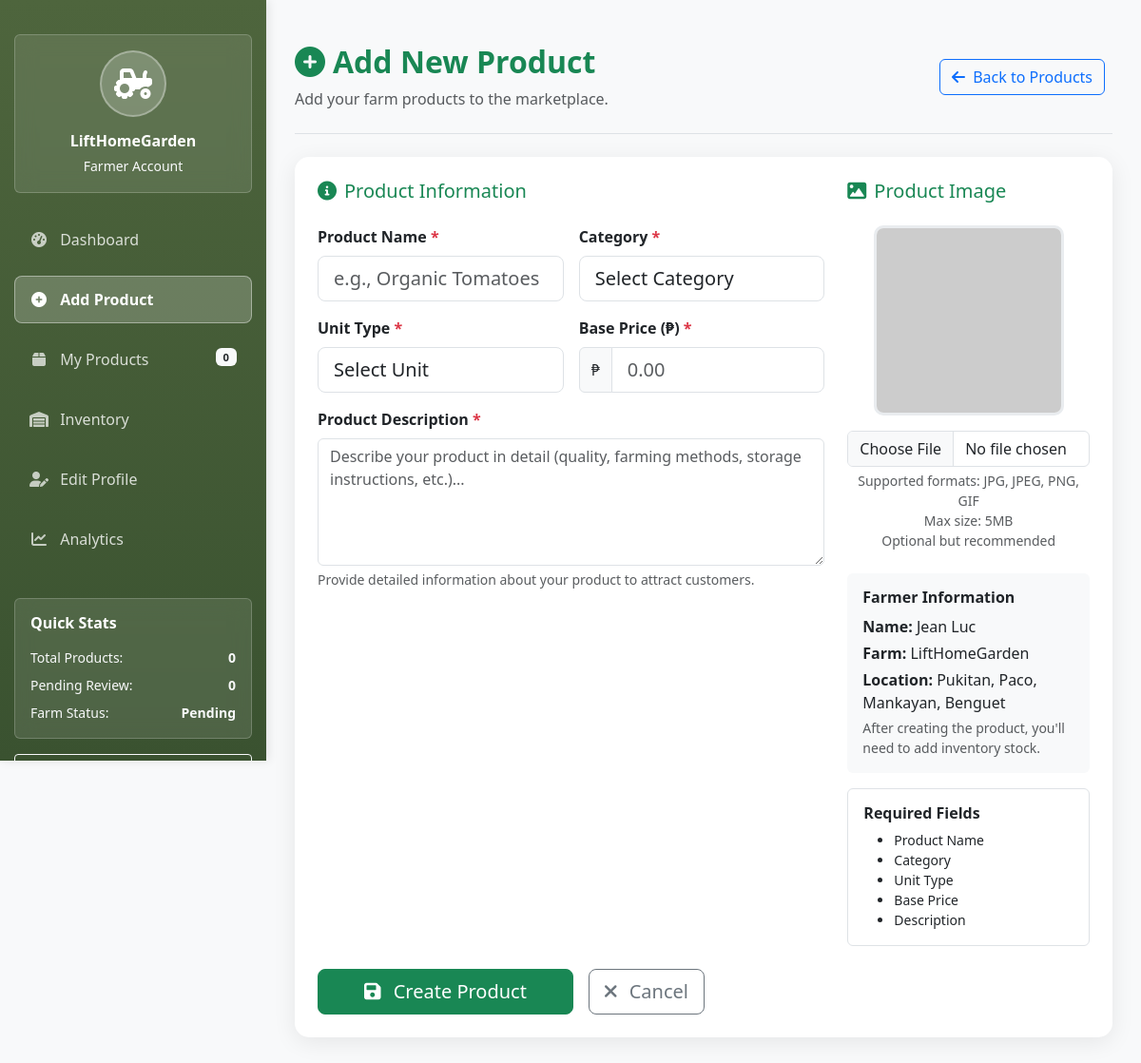
The page /Pages/farmer/add_product.php (signed in) on the database its author committed.
### tables this page shows
CREATE TABLE `farmer_profiles` (
  `profile_id` int(11) NOT NULL,
  `user_id` int(11) NOT NULL,
  `farm_name` varchar(255) DEFAULT NULL,
  `farm_location` varchar(255) DEFAULT NULL,
  `farm_size` decimal(10,2) DEFAULT NULL CHECK (`farm_size` >= 0),
  `farming_method` enum('conventional','organic','hydroponic','aquaponic','greenhouse','free_range') DEFAULT NULL,
  `years_experience` int(11) DEFAULT NULL CHECK (`years_experience` >= 0),
  `certification_details` text DEFAULT NULL,
  `bio` text DEFAULT NULL,
  `is_verified_farmer` tinyint(1) DEFAULT 0,
  `created_at` timestamp NOT NULL DEFAULT current_timestamp(),
  `updated_at` timestamp NOT NULL DEFAULT current_timestamp() ON UPDATE current_timestamp()
);

### db_connect.php (called while the page is built, shortened)
<?php
if (!defined('FARMCART_DB_CONNECT')) {
    class FarmCart {
        public $conn;
        function __construct() {
            $this->conn = mysqli_connect(SERVER, USER, PASSWORD, DBNAME);
            $this->conn->set_charset(CHARSET);
        }
        public function get_farmer_profile($user_id) {
            $user_id = (int)$user_id;
            $query = "SELECT * FROM farmer_profiles WHERE user_id = $user_id";
            $result = mysqli_query($this->conn, $query);
            if($result && mysqli_num_rows($result) > 0) {
                return mysqli_fetch_assoc($result);
            }
            return null;
        }
    }
}
?>

### Pages/farmer/add_product.php (the view, shortened to what this page needs)
<?php
include '../../db_connect.php';
$farmer_id = $_SESSION['user_id'];
$farmer_name = $_SESSION['first_name'] . ' ' . $_SESSION['last_name'];
$total_products_count = 0;
$count_query = "SELECT COUNT(*) AS total FROM products WHERE created_by = ?";
$count_stmt = $farmcart->conn->prepare($count_query);
if ($count_stmt) {
    $count_stmt->bind_param("i", $farmer_id);
    $count_stmt->execute();
    $count_result = $count_stmt->get_result();
    $total_products_count = $count_result->fetch_assoc()['total'] ?? 0;
}
?>
<!DOCTYPE html>
<html lang="en">
<head>
  <link href="https://cdn.jsdelivr.net/npm/bootstrap@5.3.2/dist/css/bootstrap.min.css" rel="stylesheet">
  <link rel="stylesheet" href="https://cdnjs.cloudflare.com/ajax/libs/font-awesome/6.0.0/css/all.min.css">
</head>
<body>
  <div class="dashboard-container">
    <div class="sidebar-column">
      <?php
        $sidebar_stats = [
          'total_products' => $total_products_count,
          'pending_orders' => 0,
          'low_stock' => 0
        ];
      include '../../Includes/sidebar.php';
      ?>
    </div>
    <div class="main-content-column">
      <div class="content-area">
        <div class="d-flex justify-content-between flex-wrap flex-md-nowrap align-items-center pt-3 pb-4 mb-4 border-bottom">
          <div>
            <h1 class="h2 text-success fw-bold">
              <i class="fas fa-plus-circle me-2"></i>Add New Product
            </h1>
            <p class="text-muted mb-0">Add your farm products to the marketplace.</p>
          </div>
          <div class="btn-toolbar mb-2 mb-md-0">
            <a href="products.php" class="btn btn-outline-primary me-2">
              <i class="fas fa-arrow-left me-1"></i>
              Back to Products
            </a>
          </div>
        </div>
        <div class="form-card p-4">
          <form method="post" enctype="multipart/form-data" id="productForm">
            <div class="row g-4">
              <div class="col-md-8">
                <h5 class="text-success mb-4"><i class="fas fa-info-circle me-2"></i>Product Information</h5>
                <div class="row g-3">
                  <div class="col-md-6">
                    <label class="form-label fw-semibold required-field">Product Name</label>
                    <input type="text" name="product_name" class="form-control form-control-lg"
                           placeholder="e.g., Organic Tomatoes"
                           value="<?= isset($_POST['product_name']) ? htmlspecialchars($_POST['product_name']) : '' ?>" required>
                  </div>
                  <div class="col-md-6">
                    <label class="form-label fw-semibold required-field">Category</label>
                    <select name="category_id" class="form-control form-control-lg" required>
                      <option value="">Select Category</option>
                    </select>
                  </div>
                  <div class="col-md-6">
                    <label class="form-label fw-semibold required-field">Unit Type</label>
                    <select name="unit_type" class="form-control form-control-lg" required>
                      <option value="">Select Unit</option>
                    </select>
                  </div>
                  <div class="col-md-6">
                    <label class="form-label fw-semibold required-field">Base Price (₱)</label>
                    <div class="input-group">
                      <span class="input-group-text">₱</span>
                      <input type="number" name="base_price" class="form-control form-control-lg"
                             placeholder="0.00" step="0.01" min="0.01"
                             value="<?= isset($_POST['base_price']) ? htmlspecialchars($_POST['base_price']) : '' ?>" required>
                    </div>
                  </div>
                  <div class="col-12">
                    <label class="form-label fw-semibold required-field">Product Description</label>
                    <textarea name="description" class="form-control" rows="5"
                              placeholder="Describe your product in detail (quality, farming methods, storage instructions, etc.)..."
                              required><?= isset($_POST['description']) ? htmlspecialchars($_POST['description']) : '' ?></textarea>
                    <div class="form-text">Provide detailed information about your product to attract customers.</div>
                  </div>
                </div>
              </div>
              <div class="col-md-4">
                <h5 class="text-success mb-4"><i class="fas fa-image me-2"></i>Product Image</h5>
                <div class="text-center">
                  <div class="mb-3">
                    <img id="imagePreview" src="https://via.placeholder.com/200x200?text=Product+Image" class="preview-image" alt="Preview">
                  </div>
                  <input type="file" name="image" class="form-control" accept="image/*" onchange="previewImage(this)">
                  <div class="form-text">
                    Supported formats: JPG, JPEG, PNG, GIF<br>
                    Max size: 5MB<br>
                    <span class="text-muted">Optional but recommended</span>
                  </div>
                </div>
                <div class="mt-4 p-3 bg-light rounded">
                  <h6 class="fw-semibold mb-2">Farmer Information</h6>
                  <p class="mb-1"><strong>Name:</strong> <?= htmlspecialchars($farmer_name) ?></p>
                  <?php if ($farmer_profile && !empty($farmer_profile['farm_name'])): ?>
                    <p class="mb-1"><strong>Farm:</strong> <?= htmlspecialchars($farmer_profile['farm_name']) ?></p>
                  <?php endif; ?>
                  <?php if ($farmer_profile && !empty($farmer_profile['farm_location'])): ?>
                    <p class="mb-1"><strong>Location:</strong> <?= htmlspecialchars($farmer_profile['farm_location']) ?></p>
                  <?php endif; ?>
                  <p class="mb-0 text-muted small">After creating the product, you'll need to add inventory stock.</p>
                </div>
                <div class="mt-3 p-3 border rounded">
                  <h6 class="fw-semibold mb-2">Required Fields</h6>
                  <ul class="small mb-0">
                    <li>Product Name</li>
                    <li>Category</li>
                    <li>Unit Type</li>
                    <li>Base Price</li>
                    <li>Description</li>
                  </ul>
                </div>
              </div>
            </div>
            <div class="row mt-4">
              <div class="col-12">
                <div class="d-flex gap-3">
                  <button type="submit" name="add_product" class="btn btn-success btn-lg px-5">
                    <i class="fas fa-save me-2"></i>
                    Create Product
                  </button>
                  <a href="products.php" class="btn btn-outline-secondary btn-lg">
                    <i class="fas fa-times me-2"></i>
                    Cancel
                  </a>
                </div>
              </div>
            </div>
          </form>
        </div>
      </div>
    </div>
  </div>
</body>
</html>

### Includes/sidebar.php (shortened to what this page needs)
<?php
include '../../db_connect.php';
$farmer_id = $_SESSION['user_id'];
$farmer_profile = $farmcart->get_farmer_profile($farmer_id);
$current_page = basename($_SERVER['PHP_SELF']);
$total_products = $sidebar_stats['total_products'] ?? 0;
$pending_orders = $sidebar_stats['pending_orders'] ?? 0;
?>
<div class="farmer-sidebar-container">
    <div class="position-sticky pt-3">
        <div class="text-center mb-4 p-3 sidebar-profile rounded">
            <div class="farmer-avatar mb-3">
                <i class="fas fa-tractor fa-2x text-white"></i>
            </div>
            <h6 class="mb-1 fw-bold text-white">
                <?php
                if ($farmer_profile && !empty($farmer_profile['farm_name'])) {
                    echo htmlspecialchars($farmer_profile['farm_name']);
                } else {
                    echo htmlspecialchars($_SESSION['first_name'] . ' ' . $_SESSION['last_name']);
                }
                ?>
            </h6>
            <small class="text-light">Farmer Account</small>
        </div>
        <ul class="nav flex-column">
            <li class="nav-item mb-2">
                <a class="nav-link sidebar-link <?php echo ($current_page == 'index.php') ? 'active' : ''; ?>" href="index.php">
                    <i class="fas fa-tachometer-alt me-2"></i>
                    Dashboard
                </a>
            </li>
            <li class="nav-item mb-2">
                <a class="nav-link sidebar-link <?php echo ($current_page == 'add_product.php') ? 'active' : ''; ?>" href="add_product.php">
                    <i class="fas fa-plus-circle me-2"></i>
                    Add Product
                </a>
            </li>
            <li class="nav-item mb-2">
                <a class="nav-link sidebar-link <?php echo ($current_page == 'products.php') ? 'active' : ''; ?>" href="products.php">
                    <i class="fas fa-box me-2"></i>
                    My Products
                    <span class="badge bg-light text-dark float-end"><?= $total_products ?></span>
                </a>
            </li>
            <li class="nav-item mb-2">
                <a class="nav-link sidebar-link <?php echo ($current_page == 'inventory.php') ? 'active' : ''; ?>" href="inventory.php">
                    <i class="fas fa-warehouse me-2"></i>
                    Inventory
                </a>
            </li>
            <li class="nav-item mb-2">
                <a class="nav-link sidebar-link <?php echo ($current_page == 'profile.php') ? 'active' : ''; ?>" href="profile.php">
                    <i class="fas fa-user-edit me-2"></i>
                    Edit Profile
                </a>
            </li>
            <li class="nav-item mb-2">
                <a class="nav-link sidebar-link <?php echo ($current_page == 'analytics.php') ? 'active' : ''; ?>" href="analytics.php">
                    <i class="fas fa-chart-line me-2"></i>
                    Analytics
                </a>
            </li>
        </ul>
        <div class="mt-4 p-3 sidebar-stats rounded">
            <h6 class="fw-bold mb-3 text-white">Quick Stats</h6>
            <div class="small text-light">
                <div class="d-flex justify-content-between mb-2">
                    <span>Total Products:</span>
                    <strong><?= $total_products ?></strong>
                </div>
                <div class="d-flex justify-content-between mb-2">
                    <span>Pending Review:</span>
                    <strong><?= $pending_orders ?></strong>
                </div>
                <div class="d-flex justify-content-between">
                    <span>Farm Status:</span>
                    <strong><?= ($farmer_profile && $farmer_profile['is_verified_farmer']) ? 'Verified' : 'Pending' ?></strong>
                </div>
            </div>
        </div>
        <div class="mt-3">
            <a href="../customer/index.php" class="btn btn-outline-light btn-sm w-100">
            </a>
        </div>
    </div>
</div>

### Pages/farmer/add_product.php (style rules this page uses)
body { background-color: #f8f9fa; margin: 0; padding: 0; overflow-x: hidden; }
.dashboard-container { display: flex; min-height: 100vh; }
.sidebar-column { width: 280px; min-width: 280px; background: linear-gradient(180deg, #4E653D 0%, #3a5230 100%); position: fixed; left: 0; top: 0; height: 100vh; overflow-y: auto; z-index: 1000; box-shadow: 2px 0 10px rgba(0,0,0,0.1); }
.main-content-column { flex: 1; margin-left: 280px; min-height: 100vh; padding: 0; }
.content-area { padding: 30px; min-height: 100vh; background: #f8f9fa; }
.form-card { background: white; border-radius: 15px; box-shadow: 0 5px 25px rgba(0,0,0,0.08); border: none; }
.preview-image { max-width: 200px; max-height: 200px; border-radius: 10px; object-fit: cover; border: 3px solid #e9ecef; }
.required-field::after { content: " *"; color: #dc3545; }

### Includes/sidebar.php (style rules this page uses)
.farmer-sidebar-container { padding: 20px 15px; height: 100%; overflow-y: auto; }
.sidebar-profile { background: rgba(255, 255, 255, 0.1); backdrop-filter: blur(10px); border: 1px solid rgba(255, 255, 255, 0.2); }
.sidebar-stats { background: rgba(255, 255, 255, 0.1); backdrop-filter: blur(10px); border: 1px solid rgba(255, 255, 255, 0.2); }
.sidebar-link { color: rgba(255, 255, 255, 0.8) !important; border-radius: 8px; padding: 12px 15px; transition: all 0.3s ease; border: 1px solid transparent; margin-bottom: 5px; text-decoration: none; display: block; }
.sidebar-link.active { background-color: rgba(255, 255, 255, 0.2); color: white !important; border-color: rgba(255, 255, 255, 0.4); font-weight: 600; }
.sidebar-link.active i { color: white !important; }
.sidebar-link i { color: rgba(255, 255, 255, 0.7); transition: color 0.3s ease; width: 20px; text-align: center; }
.sidebar-link:hover i, .sidebar-link.active i { color: white !important; }
.farmer-avatar { width: 70px; height: 70px; background: rgba(255, 255, 255, 0.2); border-radius: 50%; display: flex; align-items: center; justify-content: center; margin: 0 auto; color: white; border: 2px solid rgba(255, 255, 255, 0.3); }
.sidebar-link .badge { font-size: 0.7em; padding: 4px 8px; }

### rows shown on the page
farmer_profiles: farm_name "LiftHomeGarden", farm_location "Pukitan, Paco, Mankayan, Benguet"

### other values the page prints
$total_products "0"
$pending_orders "0"
$farmer_name "Jean Luc"
